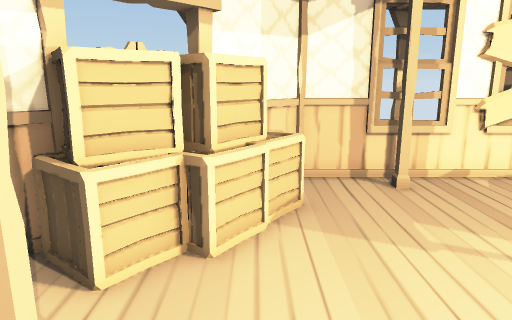
[1] (above)

16 first-person views from a walk through a 3-D level made in the Unity game engine. The camera is 1.4 m above the floor, tilts 12° down and sees 70° across. The floor is counted in squares, 0.5 m on a side. Each view is taken from the middle of a square. On the plan, view 1 faces up. The plan holds only what a view shows up to about 20 squares ahead; the rest is blank. The place goes on beyond the plan. The player is left out. Some animated figures are left out. Door leaves are left out, so doorways stand open. Some surface patterns are stand-ins.

[2]
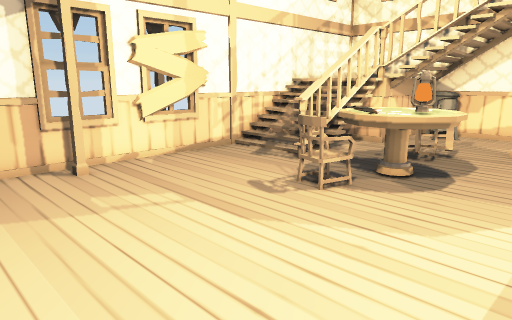

[3]
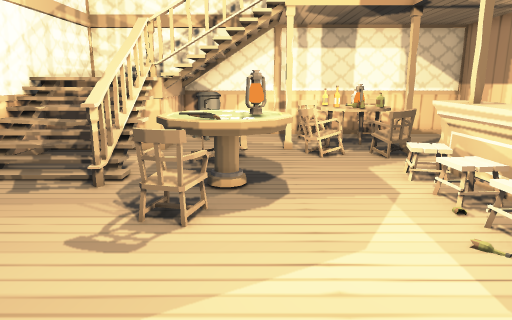

[4]
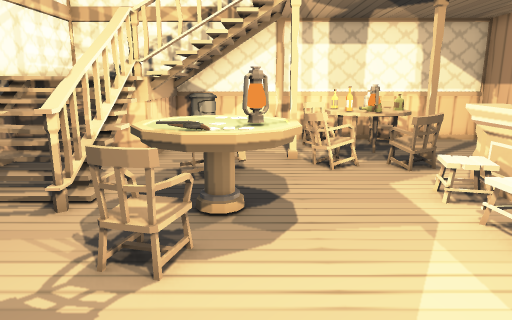

[5]
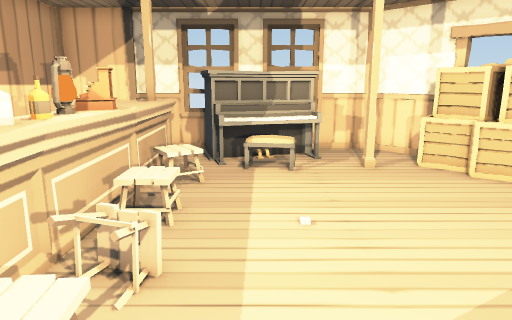

[6]
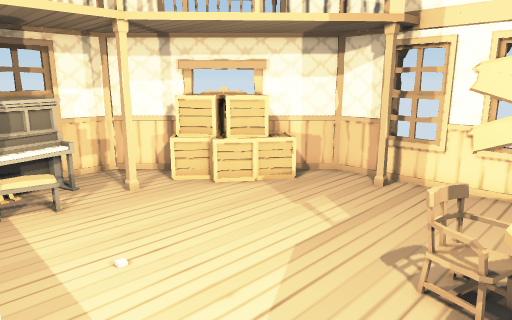

[7]
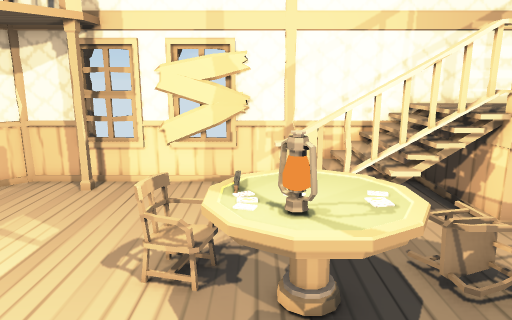

[8]
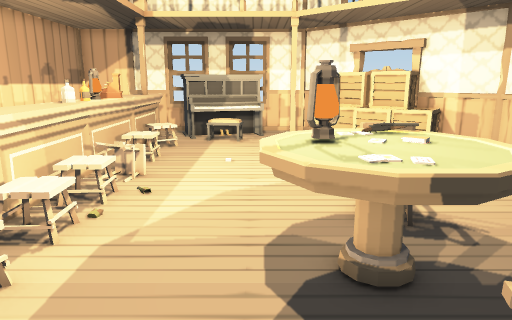

[9]
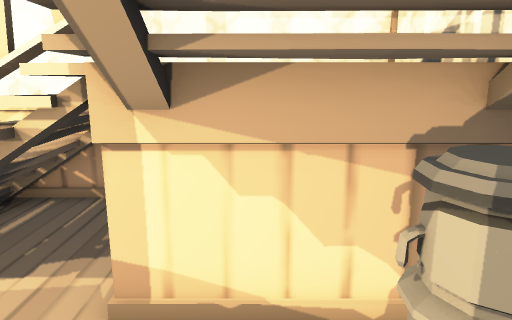

[10]
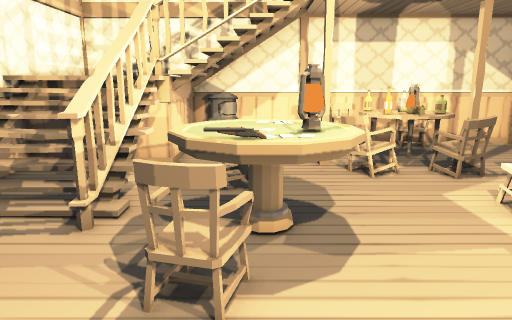

[11]
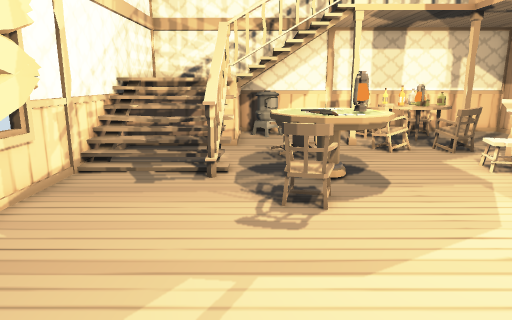

[12]
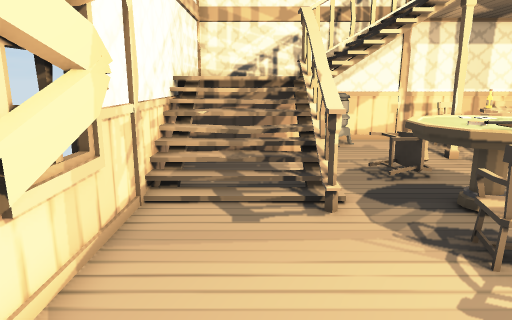

[13]
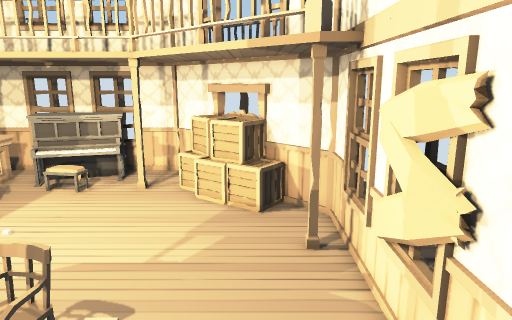

[14]
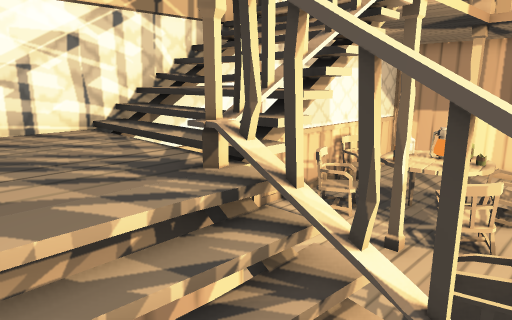

[15]
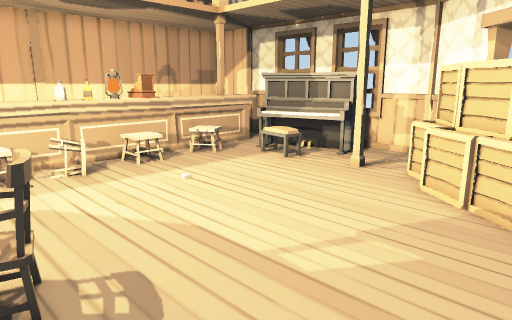

[16]
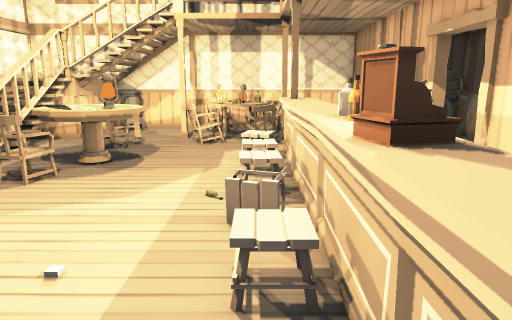

### Floor plan
Key: @ floor where view 1 was taken; # wall or solid block; . main floor; : floor 1.5 m higher than the main floor; / step, stairs or slope; D open door; = window, fence, low wall or low ledge; ^ raised ledge; C crate; H chair; G gun; T table; L lantern; B bottle; P piano; R cash register; S stool; O other object.
Columns run from 6 left of view 1 to 21 right of it. Each row starts with its distance up from view 1.
 11        ####=################
 10       ##.....###..////:::: #
  9      ##...........////:::  #
  8     DCCC..........////:::::#
  7    DCCC..........===#=#::::#
  6   #CCCC.........=#######:::#
  5  ##CC............T....##///#
  4 ##............HHGTTHH...///#
  3 #...#.........HHGTTHH......#
  2 # .............TLLTT.......#
  1 #PPP............TTT........#
  0 #PPPO.@..............HH#.HH#
 -1 #PPPO................HBOTHH#
 -2 #PPPP............/...TOLO..#
 -3 #PPP..O..O...O////O.HHBTO.H#
 -4 #.^^#^^R#^^SS^^^^^^^HHTT..HH
 -5 #.^^^^^^RL^B^^^^^^^^.......#
 -6 #                          #

Positions as (right, up) in squares from view 1, and headings:
1: (0, 0), facing up
2: (0, -2), facing up-right
3: (1, 2), facing right
4: (3, 2), facing right
5: (10, -1), facing left
6: (10, -3), facing up-left
7: (10, -3), facing up
8: (16, 1), facing left
9: (18, 2), facing up
10: (4, 3), facing right
11: (0, 5), facing right
12: (3, 8), facing right
13: (14, 8), facing left
14: (13, 9), facing down-right
15: (9, 9), facing down-left
16: (-2, -3), facing right
